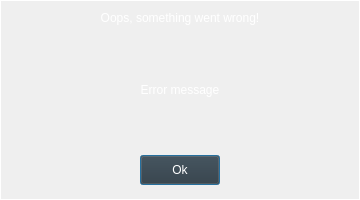
<?xml version="1.0" encoding="UTF-8"?>
<ui version="4.0">
 <class>Dialog</class>
 <widget class="QDialog" name="Dialog">
  <property name="geometry">
   <rect>
    <x>0</x>
    <y>0</y>
    <width>360</width>
    <height>200</height>
   </rect>
  </property>
  <property name="minimumSize">
   <size>
    <width>360</width>
    <height>200</height>
   </size>
  </property>
  <property name="maximumSize">
   <size>
    <width>360</width>
    <height>200</height>
   </size>
  </property>
  <property name="windowTitle">
   <string>Dialog</string>
  </property>
  <property name="styleSheet">
   <string notr="true">QLabel#bg {
	border: 1px solid white;
}

QLabel#wait_lbl{
	color: white;
	font: 14pt &quot;Sylfaen&quot;;
}
QLabel {
	color: white;
	font: 12pt &quot;Sylfaen&quot;;
}

QProgressBar{
border: solid black;
border-radius: 2px;
color: black;
background-color: #404040;
}
QProgressBar::chunk {
background-color: white;
}  

QPushButton {
	color: white;
	font: 12pt &quot;Sylfaen&quot;;
	background-color:#2F3538;
}

QPushButton:hover {
	background-color:#404040;
}

QPushButton:disabled {
	color: black;
	background-color:#141718;
}
</string>
  </property>
  <widget class="QLabel" name="bg">
   <property name="geometry">
    <rect>
     <x>0</x>
     <y>0</y>
     <width>360</width>
     <height>200</height>
    </rect>
   </property>
   <property name="styleSheet">
    <string notr="true"/>
   </property>
   <property name="text">
    <string/>
   </property>
   <property name="pixmap">
    <pixmap>../rsc/bg.png</pixmap>
   </property>
  </widget>
  <widget class="QLabel" name="wait_lbl">
   <property name="geometry">
    <rect>
     <x>0</x>
     <y>5</y>
     <width>360</width>
     <height>25</height>
    </rect>
   </property>
   <property name="text">
    <string>Oops, something went wrong!</string>
   </property>
   <property name="alignment">
    <set>Qt::AlignCenter</set>
   </property>
  </widget>
  <widget class="QLabel" name="msg_lbl">
   <property name="geometry">
    <rect>
     <x>20</x>
     <y>30</y>
     <width>320</width>
     <height>120</height>
    </rect>
   </property>
   <property name="text">
    <string>Error message</string>
   </property>
   <property name="alignment">
    <set>Qt::AlignCenter</set>
   </property>
   <property name="wordWrap">
    <bool>true</bool>
   </property>
  </widget>
  <widget class="QPushButton" name="close_btn">
   <property name="geometry">
    <rect>
     <x>140</x>
     <y>155</y>
     <width>80</width>
     <height>30</height>
    </rect>
   </property>
   <property name="styleSheet">
    <string notr="true"/>
   </property>
   <property name="text">
    <string>Ok</string>
   </property>
  </widget>
 </widget>
 <resources/>
 <connections/>
</ui>
